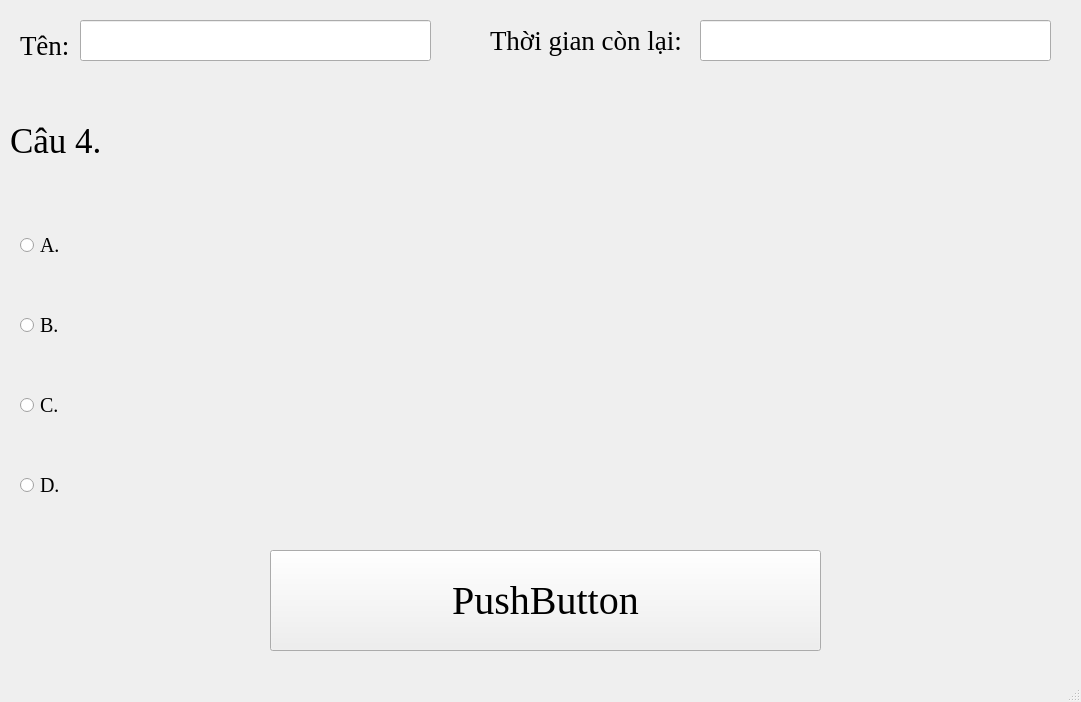
<?xml version="1.0" encoding="UTF-8"?>
<ui version="4.0">
 <class>MainWindow</class>
 <widget class="QMainWindow" name="MainWindow">
  <property name="geometry">
   <rect>
    <x>0</x>
    <y>0</y>
    <width>1081</width>
    <height>702</height>
   </rect>
  </property>
  <property name="minimumSize">
   <size>
    <width>1081</width>
    <height>702</height>
   </size>
  </property>
  <property name="maximumSize">
   <size>
    <width>1081</width>
    <height>702</height>
   </size>
  </property>
  <property name="windowTitle">
   <string>MainWindow</string>
  </property>
  <widget class="QWidget" name="centralwidget">
   <widget class="QRadioButton" name="D_Button">
    <property name="geometry">
     <rect>
      <x>20</x>
      <y>450</y>
      <width>1061</width>
      <height>71</height>
     </rect>
    </property>
    <property name="font">
     <font>
      <family>Times New Roman</family>
      <pointsize>15</pointsize>
     </font>
    </property>
    <property name="text">
     <string>D.</string>
    </property>
   </widget>
   <widget class="QLineEdit" name="Time">
    <property name="geometry">
     <rect>
      <x>700</x>
      <y>20</y>
      <width>351</width>
      <height>41</height>
     </rect>
    </property>
    <property name="font">
     <font>
      <family>Times New Roman</family>
      <pointsize>25</pointsize>
     </font>
    </property>
   </widget>
   <widget class="QRadioButton" name="C_Button">
    <property name="geometry">
     <rect>
      <x>20</x>
      <y>370</y>
      <width>1061</width>
      <height>71</height>
     </rect>
    </property>
    <property name="font">
     <font>
      <family>Times New Roman</family>
      <pointsize>15</pointsize>
     </font>
    </property>
    <property name="text">
     <string>C.</string>
    </property>
   </widget>
   <widget class="QPushButton" name="Next_Button">
    <property name="geometry">
     <rect>
      <x>270</x>
      <y>550</y>
      <width>551</width>
      <height>101</height>
     </rect>
    </property>
    <property name="font">
     <font>
      <family>Times New Roman</family>
      <pointsize>30</pointsize>
     </font>
    </property>
    <property name="text">
     <string>PushButton</string>
    </property>
   </widget>
   <widget class="QLabel" name="label_4">
    <property name="geometry">
     <rect>
      <x>490</x>
      <y>20</y>
      <width>201</width>
      <height>41</height>
     </rect>
    </property>
    <property name="font">
     <font>
      <family>Times New Roman</family>
      <pointsize>20</pointsize>
     </font>
    </property>
    <property name="text">
     <string>Thời gian còn lại:</string>
    </property>
   </widget>
   <widget class="QLineEdit" name="Name">
    <property name="geometry">
     <rect>
      <x>80</x>
      <y>20</y>
      <width>351</width>
      <height>41</height>
     </rect>
    </property>
    <property name="font">
     <font>
      <family>Times New Roman</family>
      <pointsize>25</pointsize>
     </font>
    </property>
   </widget>
   <widget class="QRadioButton" name="B_Button">
    <property name="geometry">
     <rect>
      <x>20</x>
      <y>290</y>
      <width>1061</width>
      <height>71</height>
     </rect>
    </property>
    <property name="font">
     <font>
      <family>Times New Roman</family>
      <pointsize>15</pointsize>
     </font>
    </property>
    <property name="text">
     <string>B.</string>
    </property>
   </widget>
   <widget class="QRadioButton" name="A_Button">
    <property name="geometry">
     <rect>
      <x>20</x>
      <y>210</y>
      <width>1061</width>
      <height>71</height>
     </rect>
    </property>
    <property name="font">
     <font>
      <family>Times New Roman</family>
      <pointsize>15</pointsize>
     </font>
    </property>
    <property name="text">
     <string>A.</string>
    </property>
   </widget>
   <widget class="QLabel" name="label_3">
    <property name="geometry">
     <rect>
      <x>20</x>
      <y>30</y>
      <width>61</width>
      <height>31</height>
     </rect>
    </property>
    <property name="font">
     <font>
      <family>Times New Roman</family>
      <pointsize>20</pointsize>
     </font>
    </property>
    <property name="text">
     <string>Tên:</string>
    </property>
   </widget>
   <widget class="QLabel" name="label_2">
    <property name="geometry">
     <rect>
      <x>10</x>
      <y>80</y>
      <width>1071</width>
      <height>121</height>
     </rect>
    </property>
    <property name="font">
     <font>
      <family>Times New Roman</family>
      <pointsize>26</pointsize>
     </font>
    </property>
    <property name="styleSheet">
     <string notr="true"/>
    </property>
    <property name="text">
     <string>Câu 4.</string>
    </property>
   </widget>
  </widget>
  <widget class="QMenuBar" name="menubar">
   <property name="geometry">
    <rect>
     <x>0</x>
     <y>0</y>
     <width>1081</width>
     <height>21</height>
    </rect>
   </property>
  </widget>
  <widget class="QStatusBar" name="statusbar"/>
 </widget>
 <resources/>
 <connections/>
</ui>
